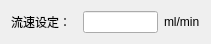
   <widget class="QWidget" name="">
    <property name="geometry">
     <rect>
      <x>10</x>
      <y>20</y>
      <width>211</width>
      <height>41</height>
     </rect>
    </property>
    <layout class="QGridLayout" name="gridLayout_27">
     <item row="1" column="2">
      <widget class="QLineEdit" name="leFlowSpeed"/>
     </item>
     <item row="2" column="2">
      <spacer name="verticalSpacer_52">
       <property name="orientation">
        <enum>Qt::Vertical</enum>
       </property>
       <property name="sizeHint" stdset="0">
        <size>
         <width>20</width>
         <height>40</height>
        </size>
       </property>
      </spacer>
     </item>
     <item row="1" column="0">
      <widget class="QLabel" name="lbC">
       <property name="text">
        <string>流速设定：</string>
       </property>
      </widget>
     </item>
     <item row="1" column="1">
      <spacer name="horizontalSpacer_32">
       <property name="orientation">
        <enum>Qt::Horizontal</enum>
       </property>
       <property name="sizeHint" stdset="0">
        <size>
         <width>40</width>
         <height>20</height>
        </size>
       </property>
      </spacer>
     </item>
     <item row="0" column="2">
      <spacer name="verticalSpacer_51">
       <property name="orientation">
        <enum>Qt::Vertical</enum>
       </property>
       <property name="sizeHint" stdset="0">
        <size>
         <width>20</width>
         <height>40</height>
        </size>
       </property>
      </spacer>
     </item>
     <item row="1" column="3">
      <widget class="QLabel" name="label_13">
       <property name="text">
        <string>ml/min</string>
       </property>
      </widget>
     </item>
    </layout>
   </widget>
